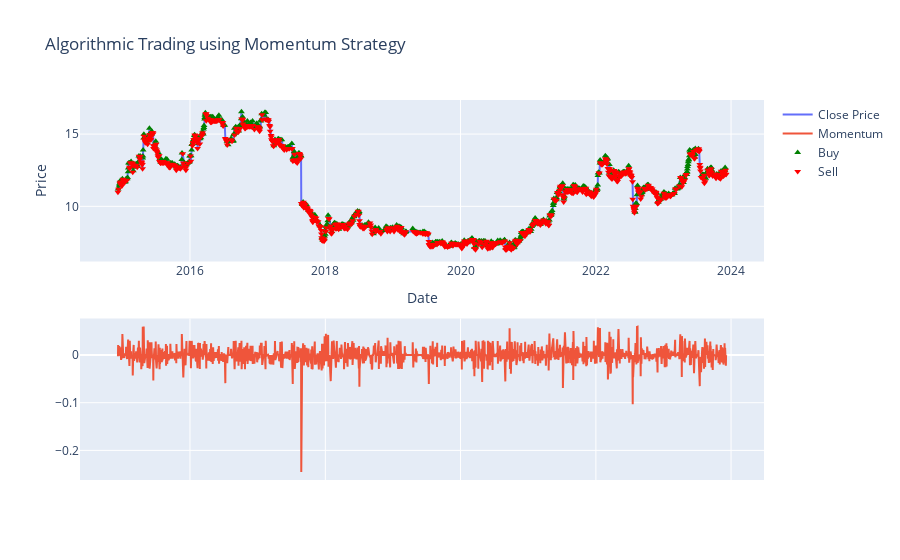

The notebook cell this image was saved under:
### Code cell
# Creating subplots to show momentum and buying/selling markers
figure = make_subplots(rows=2, cols=1)
figure.add_trace(go.Scatter(x=data.index, 
                         y=data['Close'], 
                         name='Close Price'))
figure.add_trace(go.Scatter(x=data.index, 
                         y=data['momentum'], 
                         name='Momentum', 
                         yaxis='y2'))

# Adding the buy and sell signals
figure.add_trace(go.Scatter(x=data.loc[data['momentum'] > 0].index, 
                         y=data.loc[data['momentum'] > 0]['Close'], 
                         mode='markers', name='Buy', 
                         marker=dict(color='green', symbol='triangle-up')))

figure.add_trace(go.Scatter(x=data.loc[data['momentum'] < 0].index, 
                         y=data.loc[data['momentum'] < 0]['Close'], 
                         mode='markers', name='Sell', 
                         marker=dict(color='red', symbol='triangle-down')))
figure.update_layout(title='Algorithmic Trading using Momentum Strategy',
                  xaxis_title='Date',
                  yaxis_title='Price')
figure.update_yaxes(title="Momentum", secondary_y=True)

### Figure 1 — Plotly figure (JSON) as saved in the notebook; plotly's stock layout.template omitted (floating-point values rounded to 4 significant figures; data arrays with more than 128 entries replaced by an {"elided": "..."} marker saying what was removed)
{"data": [{"name": "Close Price", "type": "scatter", "x": {"elided": "2097 str values"}, "y": {"elided": "2097 float values"}}, {"name": "Momentum", "type": "scatter", "x": {"elided": "2097 str values"}, "y": {"elided": "2097 float values"}, "yaxis": "y2"}, {"marker": {"color": "green", "symbol": "triangle-up"}, "mode": "markers", "name": "Buy", "type": "scatter", "x": {"elided": "731 str values"}, "y": {"elided": "731 float values"}}, {"marker": {"color": "red", "symbol": "triangle-down"}, "mode": "markers", "name": "Sell", "type": "scatter", "x": {"elided": "804 str values"}, "y": {"elided": "804 float values"}}], "layout": {"autosize": true, "title": {"text": "Algorithmic Trading using Momentum Strategy"}, "xaxis": {"anchor": "y", "autorange": true, "domain": [0, 1], "range": ["2014-05-22 01:45:36.2208", "2024-06-21 22:14:23.7792"], "title": {"text": "Date"}, "type": "date"}, "xaxis2": {"anchor": "y2", "domain": [0, 1]}, "yaxis": {"anchor": "x", "autorange": true, "domain": [0.575, 1], "range": [5.822, 17.72], "title": {"text": "Price"}, "type": "linear"}, "yaxis2": {"anchor": "x2", "autorange": true, "domain": [0, 0.425], "range": [-0.2621, 0.07665], "type": "linear"}}}
